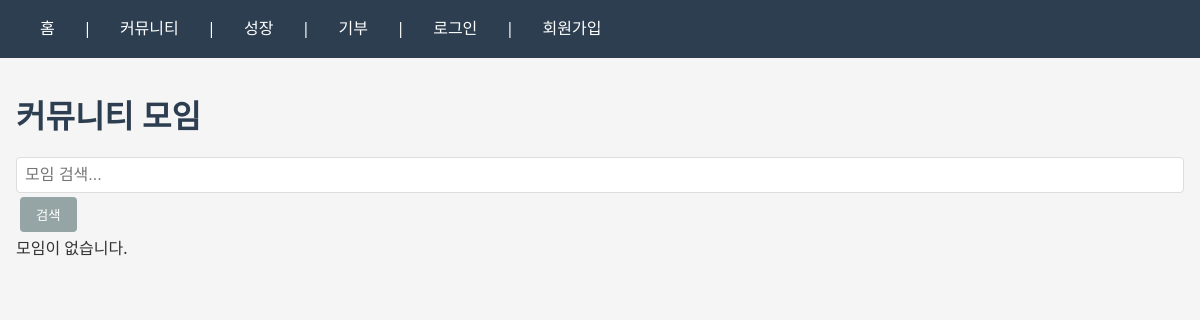
/community/, run on an earlier commit of the app's database.
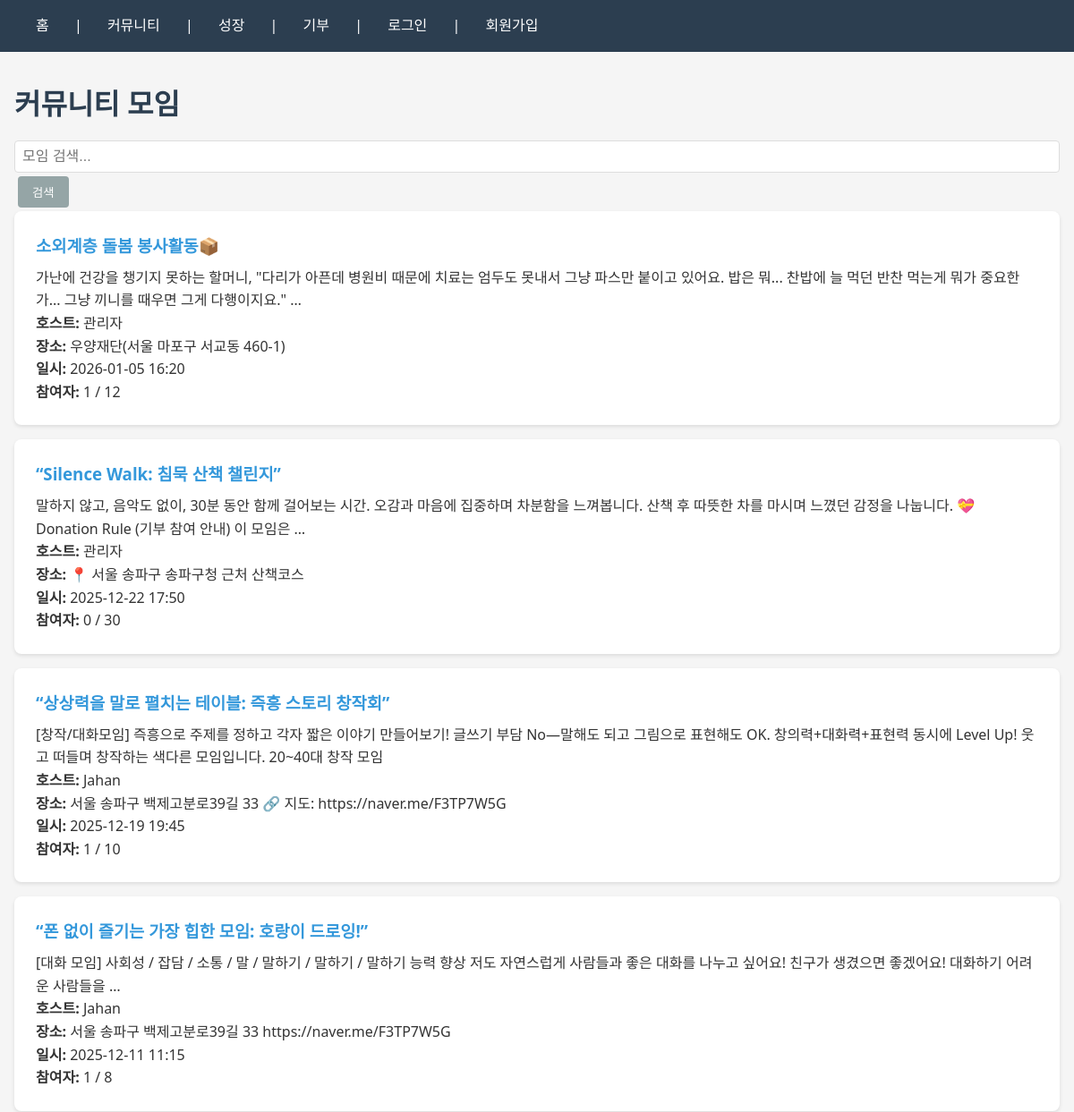
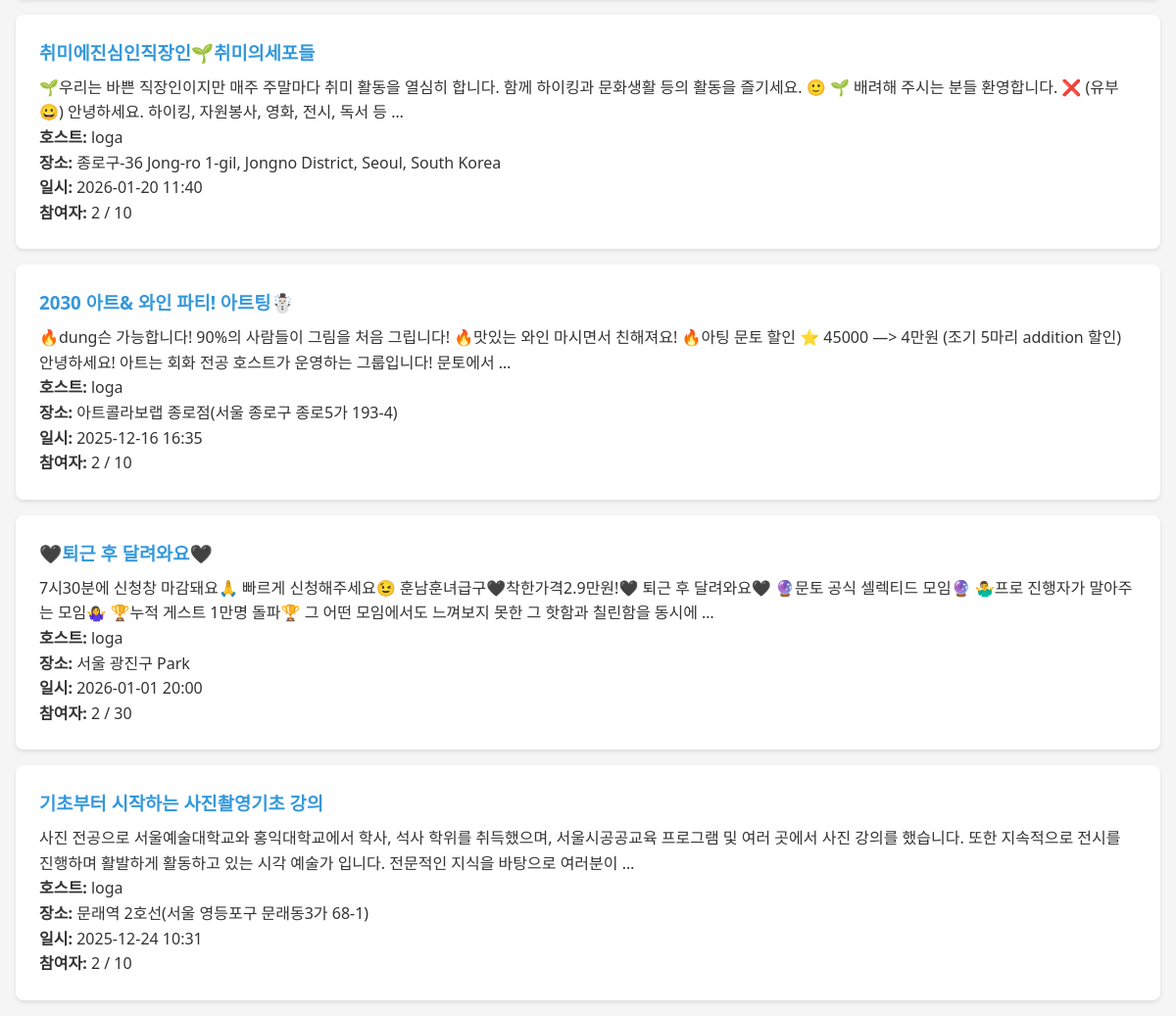
And on a later commit of the database (2 pictures, top to bottom).
### community/models.py (models this page shows, shortened)
class CommunityMeeting(models.Model):
    meeting_id = models.AutoField(primary_key=True)
    host_id = models.ForeignKey(User, on_delete=models.CASCADE, related_name='hosted_meetings', db_column='host_id')
    title = models.CharField(max_length=200)
    description = models.TextField()
    location_name = models.CharField(max_length=200)
    location_coords = models.CharField(max_length=100, help_text="Latitude,Longitude 형식")
    meeting_date = models.DateTimeField()
    capacity = models.IntegerField(default=10)
    created_at = models.DateTimeField(auto_now_add=True)
    class Meta:
        db_table = 'community_meeting'
        ordering = ['-created_at']

### account/models.py (models this page shows, shortened)
class User(AbstractUser):
    email = models.EmailField(_('email address'), unique=True)
    username = models.CharField(_('username'), max_length=30, unique=True)
    total_points = models.IntegerField(default=0)
    created_at = models.DateTimeField(auto_now_add=True, db_column='created_at')
    USERNAME_FIELD = 'email'
    REQUIRED_FIELDS = ['username']
    objects = UserManager()
    class Meta:
        db_table = 'user'
        ordering = ['-created_at']

### community/views.py (the view)
# urls.py: path('', views.community_list, name='community'),
def community_list(request):
    meetings = []
    user_participations = {}
    search_query = request.GET.get('search', '')
    try:
        meetings = CommunityMeeting.objects.all().annotate(
            participant_count=Count('participants')
        ).order_by('-created_at')
        if search_query:
            meetings = meetings.filter(
                Q(title__icontains=search_query) |
                Q(description__icontains=search_query) |
                Q(location_name__icontains=search_query)
            )
        if request.user.is_authenticated:
            user_participations = {
                p.meeting_id.meeting_id: True
                for p in MeetingParticipant.objects.filter(user_id=request.user)
            }
    except Exception:
        pass
    context = {
        'meetings': meetings,
        'user_participations': user_participations,
        'search_query': search_query,
    }
    return render(request, 'community.html', context)

### community/templates/community.html (shortened to what this page needs)
{% extends 'base.html' %}
{% block content %}
<div class="container">
    <h1>커뮤니티 모임</h1>
    <div class="search-section">
        <form method="get" action="{% url 'community' %}">
            <input type="text" name="search" placeholder="모임 검색..." value="{{ search_query }}" class="form-control">
            <button type="submit" class="btn btn-secondary">검색</button>
        </form>
    </div>
    <div class="meeting-list">
        {% if meetings %}
            {% for meeting in meetings %}
                <div class="meeting-card">
                    <h3><a href="{% url 'meeting_detail' meeting.meeting_id %}">{{ meeting.title }}</a></h3>
                    <p>{{ meeting.description|truncatewords:30 }}</p>
                    <div class="meeting-info">
                        <p><strong>호스트:</strong> {{ meeting.host_id.username }}</p>
                        <p><strong>장소:</strong> {{ meeting.location_name }}</p>
                        <p><strong>일시:</strong> {{ meeting.meeting_date|date:"Y-m-d H:i" }}</p>
                        <p><strong>참여자:</strong> {{ meeting.participant_count }} / {{ meeting.capacity }}</p>
                    </div>
                </div>
            {% endfor %}
        {% else %}
            <p>모임이 없습니다.</p>
        {% endif %}
    </div>
</div>
{% endblock %}

What changed in the data, as far as the page shows it:
added CommunityMeeting: title "소외계층 돌봄 봉사활동📦", description "가난에 건강을 챙기지 못하는 할머니, \"다리가 아픈데 병원비 때문에 치료는 엄두도 못내서 그냥 파스만 붙이고 있어요. 밥은 뭐... 찬밥에 늘 먹던 반찬 먹는게 뭐가 중요한가... 그냥 끼니를 때우면 그게 다행이지요.\" …", host_id.username "관리자", location_name "우양재단(서울 마포구 서교동 460-1)", meeting_date "2026-01-05 16:20", participant_count "1", capacity "12"
added CommunityMeeting: title "“Silence Walk: 침묵 산책 챌린지”", description "말하지 않고, 음악도 없이, 30분 동안 함께 걸어보는 시간. 오감과 마음에 집중하며 차분함을 느껴봅니다. 산책 후 따뜻한 차를 마시며 느꼈던 감정을 나눕니다. 💝 Donation Rule (기부 참여 안내) 이 모임은 …", host_id.username "관리자", location_name "📍 서울 송파구 송파구청 근처 산책코스", meeting_date "2025-12-22 17:50", participant_count "0", capacity "30"
added CommunityMeeting: title "“상상력을 말로 펼치는 테이블: 즉흥 스토리 창작회”", description "[창작/대화모임] 즉흥으로 주제를 정하고 각자 짧은 이야기 만들어보기! 글쓰기 부담 No—말해도 되고 그림으로 표현해도 OK. 창의력+대화력+표현력 동시에 Level Up! 웃고 떠들며 창작하는 색다른 모임입니다. 20~40대 창작 모임", host_id.username "Jahan", location_name "서울 송파구 백제고분로39길 33 🔗 지도: https://naver.me/F3TP7W5G", meeting_date "2025-12-19 19:45", participant_count "1", capacity "10"
added CommunityMeeting: title "“폰 없이 즐기는 가장 힙한 모임: 호랑이 드로잉!”", description "[대화 모임] 사회성 / 잡담 / 소통 / 말 / 말하기 / 말하기 / 말하기 능력 향상 저도 자연스럽게 사람들과 좋은 대화를 나누고 싶어요! 친구가 생겼으면 좋겠어요! 대화하기 어려운 사람들을 …", host_id.username "Jahan", location_name "서울 송파구 백제고분로39길 33 https://naver.me/F3TP7W5G", meeting_date "2025-12-11 11:15", participant_count "1", capacity "8"
added CommunityMeeting: title "취미에진심인직장인🌱취미의세포들", description "🌱우리는 바쁜 직장인이지만 매주 주말마다 취미 활동을 열심히 합니다. 함께 하이킹과 문화생활 등의 활동을 즐기세요. 🙂 🌱 배려해 주시는 분들 환영합니다. ❌ (유부😀) 안녕하세요. 하이킹, 자원봉사, 영화, 전시, 독서 등 …", host_id.username "loga", location_name "종로구-36 Jong-ro 1-gil, Jongno District, Seoul, South Korea", meeting_date "2026-01-20 11:40", participant_count "2", capacity "10"
added CommunityMeeting: title "2030 아트& 와인 파티! 아트팅☃️", description "🔥dung슨 가능합니다! 90%의 사람들이 그림을 처음 그립니다! 🔥맛있는 와인 마시면서 친해져요! 🔥아팅 문토 할인 ⭐️ 45000 —> 4만원 (조기 5마리 addition 할인) 안녕하세요! 아트는 회화 전공 호스트가 운영하는 그룹입니다! 문토에서 …", host_id.username "loga", location_name "아트콜라보랩 종로점(서울 종로구 종로5가 193-4)", meeting_date "2025-12-16 16:35", participant_count "2", capacity "10"
added CommunityMeeting: title "🖤퇴근 후 달려와요🖤", description "7시30분에 신청창 마감돼요🙏 빠르게 신청해주세요😉 훈남훈녀급구🖤착한가격2.9만원!🖤 퇴근 후 달려와요🖤 🔮문토 공식 셀렉티드 모임🔮 🤷‍♂️프로 진행자가 말아주는 모임🤷‍♀️ 🏆누적 게스트 1만명 돌파🏆 그 어떤 모임에서도 느껴보지 못한 그 핫함과 칠린함을 동시에 …", host_id.username "loga", location_name "서울 광진구 Park", meeting_date "2026-01-01 20:00", participant_count "2", capacity "30"
added CommunityMeeting: title "기초부터 시작하는 사진촬영기초 강의", description "사진 전공으로 서울예술대학교와 홍익대학교에서 학사, 석사 학위를 취득했으며, 서울시공공교육 프로그램 및 여러 곳에서 사진 강의를 했습니다. 또한 지속적으로 전시를 진행하며 활발하게 활동하고 있는 시각 예술가 입니다. 전문적인 지식을 바탕으로 여러분이 …", host_id.username "loga", location_name "문래역 2호선(서울 영등포구 문래동3가 68-1)", meeting_date "2025-12-24 10:31", participant_count "2", capacity "10"
Also different on the page:
text no longer shown: "모임이 없습니다."
